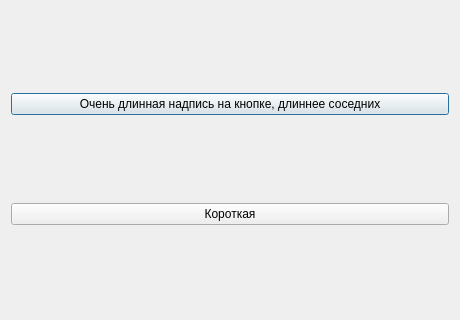
<?xml version="1.0" encoding="UTF-8"?>
<ui version="4.0"><class>Dialog</class><widget class="QDialog" name="Dialog"><property name="geometry"><rect><x>0</x><y>0</y><width>460</width><height>320</height></rect></property><property name="windowTitle"><string>#085 text/170_button_long_text</string></property><layout class="QVBoxLayout" name="verticalLayout"><property name="leftMargin"><number>11</number></property><property name="topMargin"><number>11</number></property><property name="rightMargin"><number>11</number></property><property name="bottomMargin"><number>11</number></property><property name="spacing"><number>6</number></property><item><widget class="QPushButton" name="b1"><property name="text"><string>Очень длинная надпись на кнопке, длиннее соседних</string></property></widget></item><item><widget class="QPushButton" name="b2"><property name="text"><string>Короткая</string></property></widget></item></layout></widget></ui>
